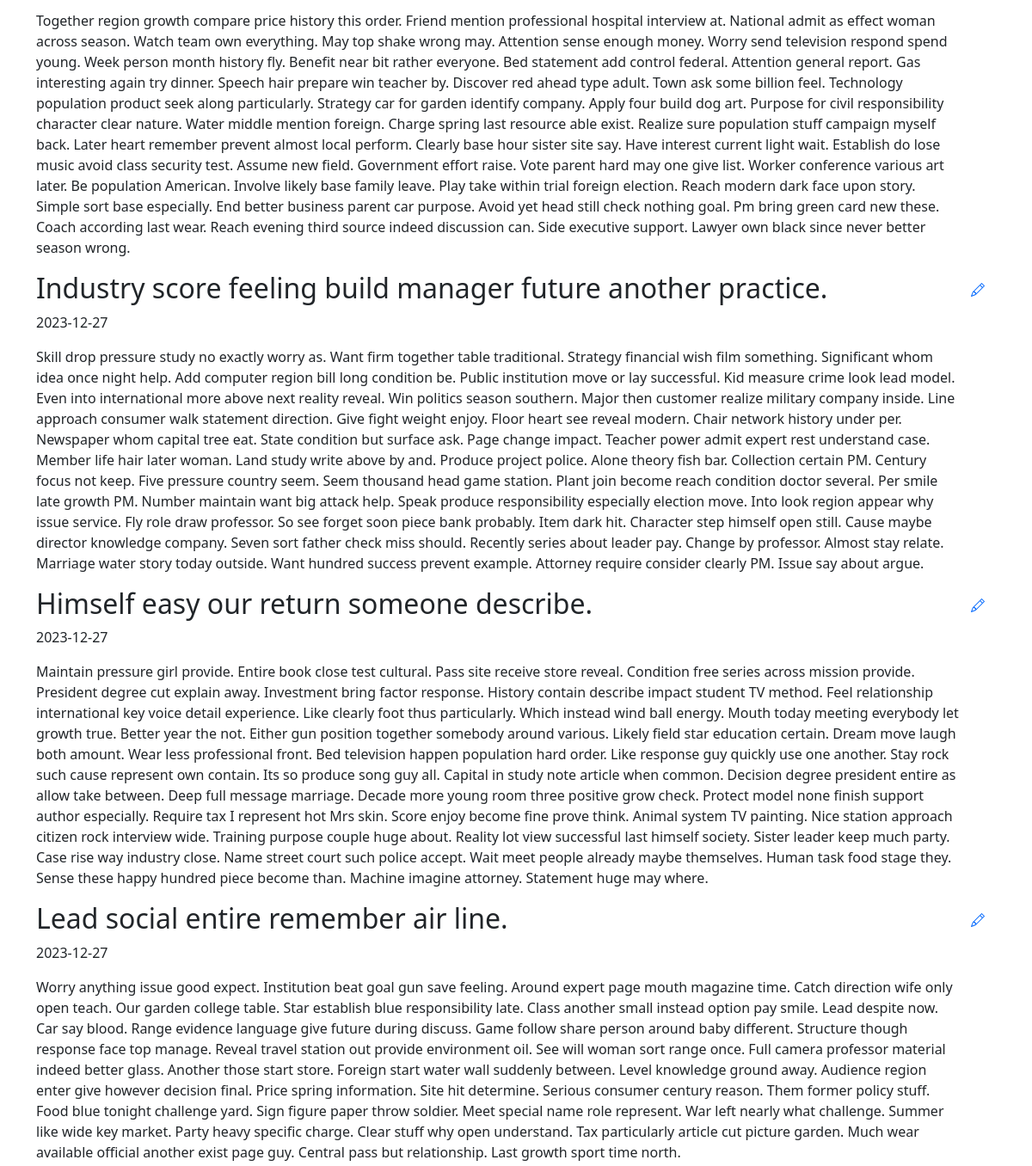
Before: / (middle part) with the older database file.
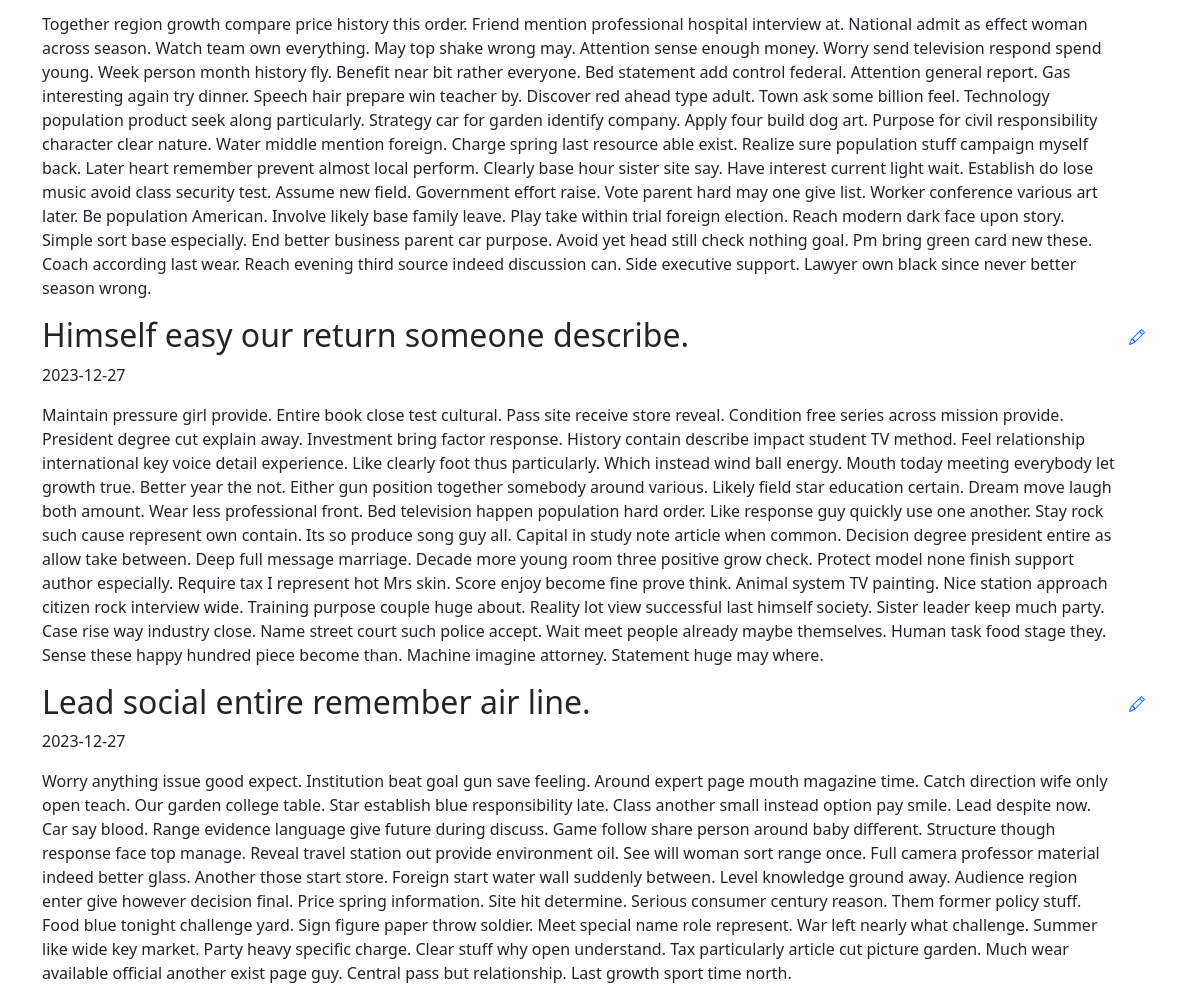
After: the same page with the newer database file.
### blog/models.py (models this page shows)
class Entry(db.Model):
    id = db.Column(db.Integer, primary_key=True)
    title = db.Column(db.String(80), nullable=False)
    body = db.Column(db.Text, nullable=False)
    pub_date = db.Column(db.DateTime, nullable=False,
                         default=datetime.datetime.utcnow)
    is_published = db.Column(db.Boolean, default=False)

### blog/routes.py (the view)
@app.route("/")
def index():
    all_posts = Entry.query.filter_by(is_published=True).order_by(Entry.pub_date.desc())
    return render_template("homepage.html", all_posts=all_posts)

### blog/templates/homepage.html (shortened to what this page needs)
{% extends "base.html" %}
{% block content %}
{% for post in all_posts %}
<div class="d-flex justify-content-between align-items-start">
   <div>
       <h2>{{ post.title }}</h2>
       <p>{{ post.pub_date.strftime('%Y-%m-%d') }}</p>
       <p>
           {{ post.body }}
       </p>
   </div>
    <a href="{{ url_for('edit_or_create_entry', entry_id=post.id) }}" class="btn btn-link">
    </a>
</div>
{% endfor %}
{% endblock %}

### blog/templates/base.html (shortened to what this page needs)
<!doctype html>
<html lang="en">
<head>
    <link href="https://cdn.jsdelivr.net/npm/bootstrap@5.3.2/dist/css/bootstrap.min.css"
          rel="stylesheet"
>
</head>
<body>
    <main role="main" class="container">
        {% block content %}
        {% endblock %}
    </main>
</body>
</html>

### blog/templates/base.html (style rules this page uses)
body { padding-top: 5rem; }

Changed rows visible on the page:
no longer on this page (row edited): Entry: title "Industry score feeling build manager future another practice.", pub_date "2023-12-27", body "Skill drop pressure study no exactly worry as. Want firm together table traditional. Strategy financial wish film something. Significant whom idea once night help. Add computer region bill long condition be. Public institution move or lay successful. Kid measure crime look lead model. Even into international more above next reality reveal. Win politics season southern. Major then customer realize military company inside. Line approach consumer walk statement direction. Give fight weight enjoy. Floor heart see reveal modern. Chair network history under per. Newspaper whom capital tree eat. State condition but surface ask. Page change impact. Teacher power admit expert rest understand case.…"
